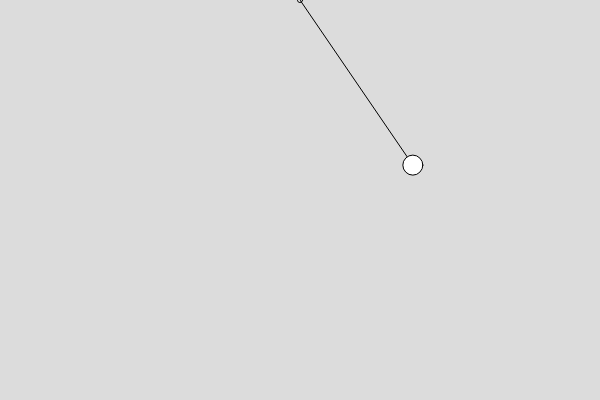
Frame 1 (no input)
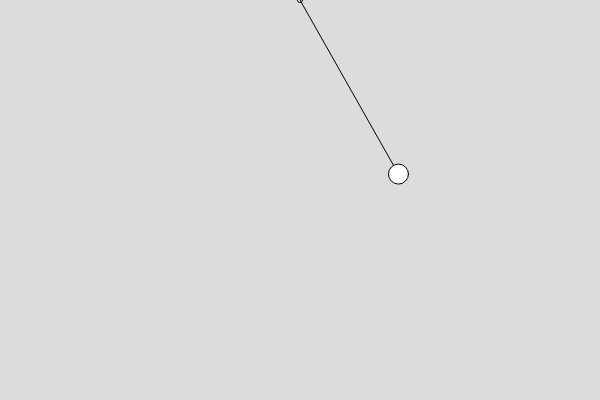
Frame 60 (no input)
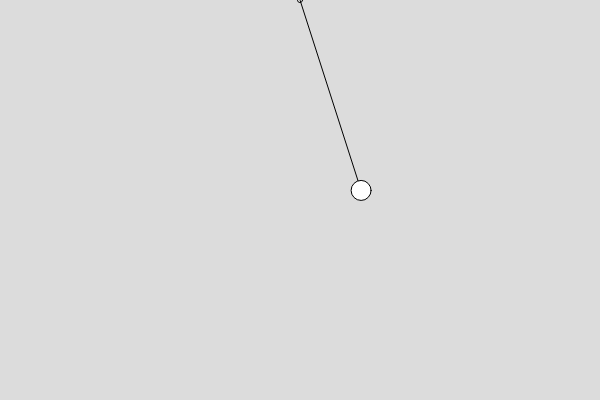
Frame 120 (the mouse pressed at the canvas centre since frame 60)

The p5.js sketch that drew these frames (run headless with seeded random() and noise() and a simulated clock; from frame 60 on, the mouse is pressed at the canvas centre):

// p5.js sketch
// ── sketch.js
// canevas configuration
var h=400;
var w=600;
var fr=24; // framerate

// pendulum size
var r=20;
var l=200;

// pendulum angle
// current angle
var tetha=0;
// angular velocity
var av=0;


// physics parameters
var friction = 0.002;
var g = 9.8;

function setup() {
  createCanvas(w, h);
  frameRate(fr);
  tetha=PI/5;
}

function draw() {
  background(220);
  translate(w/2,0);  
  updatePosition();
  drawPendulum();
}

// uses Newton's second law
function updatePosition() {

  // approximate calculus ...
  var acc = -sin(tetha) * g / (l);

  // add to angular velocity    
  av += acc;

  // account for some friction
  av = av * (1-friction);
  
  // update the new angle
  tetha += av;
}

function drawPendulum(){
  
  ellipse(0,0,5);
  
  var x = l*sin(tetha);
  var y = l*cos(tetha);
  
  line(0,0,x,y);
  
  ellipse(x,y,r);  
}
